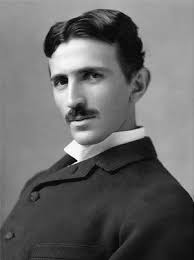
%> input picture Digital_Image_Processing/Zoom_manually/Tesla.png, 194 x 260 px
$ octave zoom_photo.m   (GNU Octave 9; MATLAB toolbox functions it lacks are replaced by stand-ins)
%> lines starting %> are read from the running program, lines starting %| are printed output that depends on the picture
%created by subrata pandey
%Zoom an Image

%% start of the MATLAB code
clc
close all
clear

%% Functional Code

%Read the image, give location to zoom inside
%the array and convert it to double precision

Tesla=imread('Tesla.png');
%> Tesla is the input picture: size 260x194x3 uint8; min 0, max 255, mean 104
Tesla_double=double(Tesla(100:140,60:100));
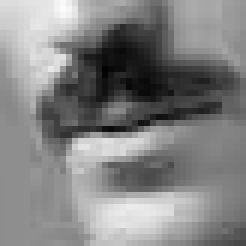
%> Tesla_double: size 41x41 double (shown 6 times larger); min 2, max 252, mean 130.6

%Interpolate the missing location values of the array
%and convert it to image

b=interp2(Tesla_double,5);
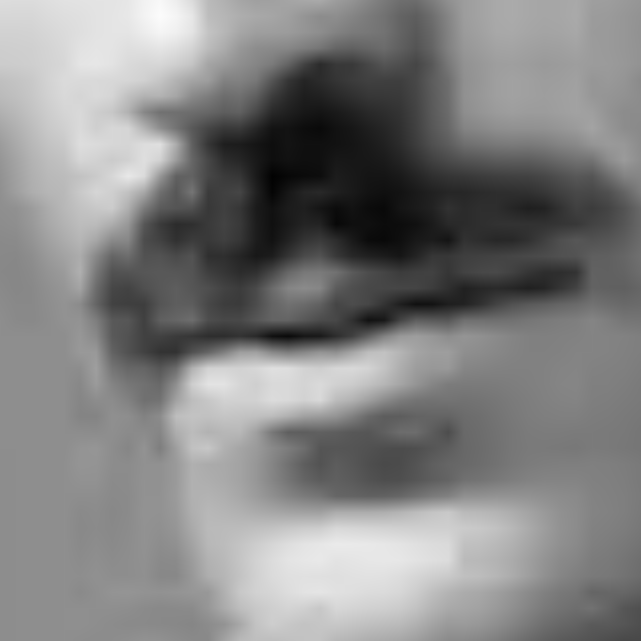
%> b: size 1281x1281 double (shown at 1/2 size); min 2, max 252, mean 129.7
subplot(2,1,1)
imshow(Tesla_double,[])
title('Before Interpolation')
subplot(2,1,2)
imshow(b,[])
title('After Interpolation')
%End of the MATLAB code
